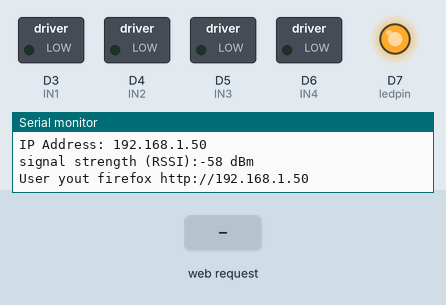
The sketch below on a simulated Arduino MKR. Parts: switched loads named in the sketch (green lamp = pin HIGH), output pins drawn as LEDs (lit = HIGH), the last lines printed to the serial monitor. Inputs (shaded band) come from the test bench. WiFi joins after 1.5 s; servers stay silent unless stated.

Above: at 12.7 s.
12.8 s: HTTP request GET /F received
At 14.0 s:
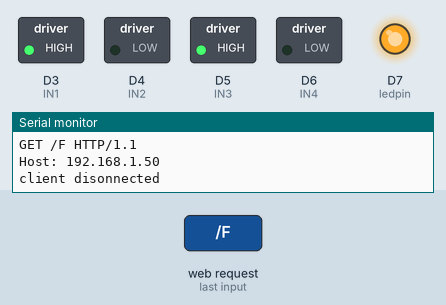
14.3 s: HTTP request GET /S received
At 15.3 s:
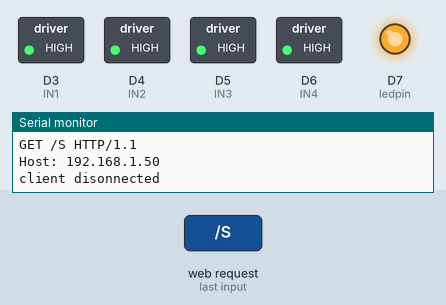
15.8 s: HTTP request GET /L received
At 16.5 s:
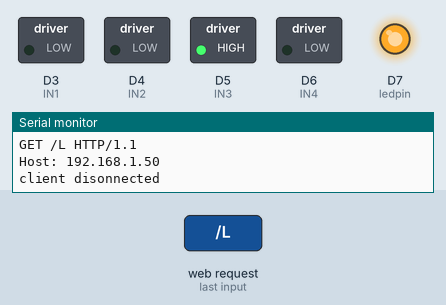
17.3 s: HTTP request GET /R received
At 17.6 s:
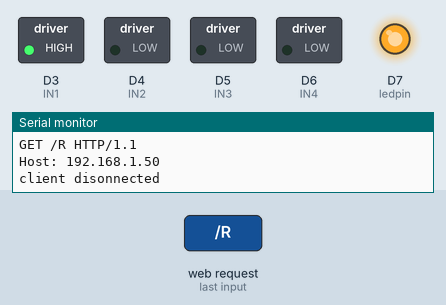
Timing chart, 0 to 19.8 s (numbered marks = the images above; inputs shaded):
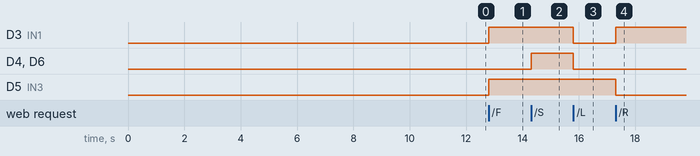

Measured:
- after the input at 12.8 s, D3 (IN1), D5 (IN3): LOW → HIGH at once
- after the input at 14.3 s, D4 (IN2), D6 (IN4): LOW → HIGH at once
- after the input at 15.8 s, D3 (IN1), D4 (IN2), D6 (IN4): HIGH → LOW at once
- after the input at 17.3 s, D3 (IN1): LOW → HIGH at once; D5 (IN3): HIGH → LOW at once

The sketch:

rover-iot-mkr1000.ino
```cpp
#include <WiFi101.h>
#include <WiFiClient.h>
#include <WiFiServer.h>
#include <WiFiSSLClient.h>
#include <WiFiUdp.h>
#include <SPI.h>
#include <WiFi101.h>

//L298N,
int IN1 = 3;
int IN2 = 4;
int IN3 = 5;
int IN4 = 6;

char ssid[] = "wifi";      //  your network SSID (name)
char pass[] = "password";   // your network password
int keyIndex = 0;                 // your network key Index number (needed only for WEP)
int ledpin = 7;
bool val = true;

int status = WL_IDLE_STATUS;
WiFiServer server(80);

void setup() {
  Serial.begin(9600);      // initialize serial communication
  //Define os pinos como saida l298N
  pinMode(IN1, OUTPUT);
  pinMode(IN2, OUTPUT);
  pinMode(IN3, OUTPUT);
  pinMode(IN4, OUTPUT);

  //Genuino MKR1000
  Serial.print(" LHC - Rover IoT ");
  Serial.print("Start Serial ");
  pinMode(ledpin, OUTPUT);      // set the LED pin mode
  Serial.print("WiFi101 shield: ");

  if (WiFi.status() == WL_NO_SHIELD) {
    Serial.println("NOT PRESENT");
    return; // don't continue
  }
  Serial.println("DETECTED");

  // attempt to connect to Wifi network:
  while ( status != WL_CONNECTED) {
    digitalWrite(ledpin, LOW);
    Serial.print("Attempting to connect to Network named: ");
    Serial.println(ssid);                   // print the network name (SSID);
    digitalWrite(ledpin, HIGH);
    // Connect to WPA/WPA2 network. Change this line if using open or WEP network:
    status = WiFi.begin(ssid, pass);
    // wait 10 seconds for connection:
    delay(10000);
  }
  server.begin();                           // start the web server on port 80
  printWifiStatus();                        // you're connected now, so print out the status
  digitalWrite(ledpin, HIGH);

}


void loop() {
  WiFiClient client = server.available();   // listen for incoming clients

  if (client) {                             // if you get a client,
    Serial.println("new client");           // print a message out the serial port
    String currentLine = "";                // make a String to hold incoming data from the client
    while (client.connected()) {            // loop while the client's connected
      if (client.available()) {             // if there's bytes to read from the client,
        char c = client.read();             // read a byte, then
        Serial.write(c);                    // print it out the serial monitor
        if (c == '\n') {                    // if the byte is a newline character


          if (currentLine.length() == 0) {
            // HTTP headers always start with a response code (e.g. HTTP/1.1 200 OK)
            // and a content-type so the client knows what's coming, then a blank line:
            client.println("HTTP/1.1 200 OK");
            client.println("Content-type:text/html");
            client.println();

            // the content of the HTTP response follows the header:
            client.print("Click <a href=\"/F\">here</a> GET FRONT <br>");
            client.print("Click <a href=\"/S\">here</a> GET STOPING <br>");
            client.print("Click <a href=\"/L\">here</a> GET LEFT <br>");
            client.print("Click <a href=\"/R\">here</a> GET RIGHT <br>");
            client.print("Click <a href=\"/B\">here</a> GET BACK <br>");
            // The HTTP response ends with another blank line:
            client.println();
            // break out of the while loop:
            break;
          }
          else {      // if you got a newline, then clear currentLine:
            currentLine = "";
          }
        }
        else if (c != '\r') {    // if you got anything else but a carriage return character,
          currentLine += c;      // add it to the end of the currentLine
        }

        if (currentLine.endsWith("GET /F")) {
          front();               // GET frente
        }

        if (currentLine.endsWith("GET /S")) {
          stoping();               // GEt stop
        }

        if (currentLine.endsWith("GET /L")) {
          left();               // GET left
        }

        if (currentLine.endsWith("GET /R")) {
          right();               // GET right
        }

        if (currentLine.endsWith("GET /B")) {
          back();               // GET Back
        }

      }
    }
    // close the connection:
    client.stop();
    Serial.println("client disonnected");
  }
}

void  front(){
   //Gira o Motor A no sentido horario
    digitalWrite(IN1, HIGH);
    digitalWrite(IN2, LOW);
    digitalWrite(IN3, HIGH);
    digitalWrite(IN4, LOW);
}

void  stoping (){
    //Gira o Motor A no sentido horario
    digitalWrite(IN1, HIGH);
    digitalWrite(IN2, HIGH);
    digitalWrite(IN3, HIGH);
    digitalWrite(IN4, HIGH);
}

void  left (){
    digitalWrite(IN1, LOW);
    digitalWrite(IN2, LOW);
    digitalWrite(IN3, HIGH);
    digitalWrite(IN4, LOW);
}

void  right (){
    digitalWrite(IN1, HIGH);
    digitalWrite(IN2, LOW);
    digitalWrite(IN3, LOW);
    digitalWrite(IN4, LOW);
}

void  back (){
    digitalWrite(IN1, LOW);
    digitalWrite(IN2, LOW);
    digitalWrite(IN3, LOW);
    digitalWrite(IN4, LOW);
}


void printWifiStatus() {
  // print the SSID of the network you're attached to:
  Serial.print("SSID: ");
  Serial.println(WiFi.SSID());

  // print your WiFi shield's IP address:
  IPAddress ip = WiFi.localIP();
  Serial.print("IP Address: ");
  Serial.println(ip);

  // print the received signal strength:
  long rssi = WiFi.RSSI();
  Serial.print("signal strength (RSSI):");
  Serial.print(rssi);
  Serial.println(" dBm");
  // print where to go in a browser:
  Serial.print("User yout firefox http://");
  Serial.print(ip);
}
```
